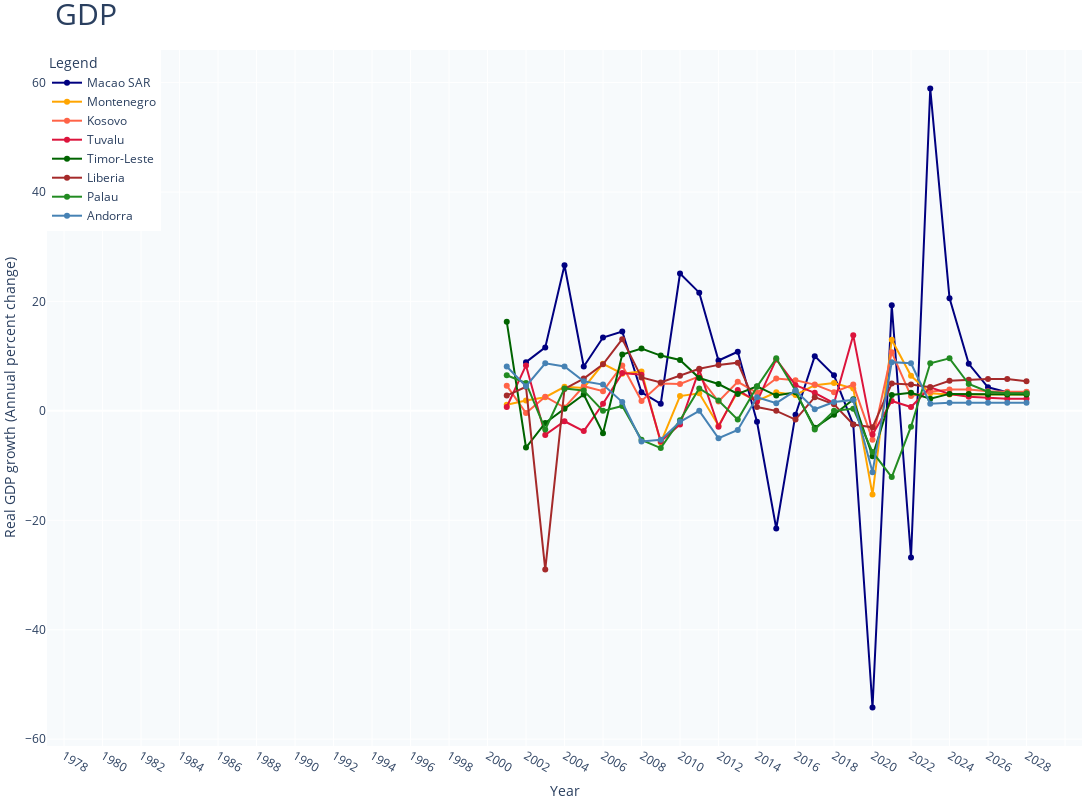

The notebook cell saved with this chart:
### Code cell
# list_selection = countrys_04_to_05
# countrys_04_to_05 = countrys_04_to_05.insert(0, 'year')
# graficos(df_null[countrys_04_to_05],list_selection,columna_y='Real GDP growth (Annual percent change)')
plot_gdp(df_null,countrys_04_to_05)

### Figure 1 — Plotly figure (JSON) as saved in the notebook; plotly's stock layout.template omitted (floating-point values rounded to 4 significant figures)
{"data": [{"marker": {"color": "navy"}, "mode": "lines+markers", "name": "Macao SAR", "type": "scatter", "x": [1980, 1981, 1982, 1983, 1984, 1985, 1986, 1987, 1988, 1989, 1990, 1991, 1992, 1993, 1994, 1995, 1996, 1997, 1998, 1999, 2000, 2001, 2002, 2003, 2004, 2005, 2006, 2007, 2008, 2009, 2010, 2011, 2012, 2013, 2014, 2015, 2016, 2017, 2018, 2019, 2020, 2021, 2022, 2023, 2024, 2025, 2026, 2027, 2028], "y": [null, null, null, null, null, null, null, null, null, null, null, null, null, null, null, null, null, null, null, null, null, null, 8.9, 11.6, 26.6, 8.1, 13.4, 14.5, 3.4, 1.3, 25.1, 21.6, 9.2, 10.8, -2, -21.5, -0.7, 10, 6.5, -2.5, -54.2, 19.3, -26.8, 58.9, 20.6, 8.6, 4.3, 3.4, 3.4]}, {"marker": {"color": "orange"}, "mode": "lines+markers", "name": "Montenegro", "type": "scatter", "x": [1980, 1981, 1982, 1983, 1984, 1985, 1986, 1987, 1988, 1989, 1990, 1991, 1992, 1993, 1994, 1995, 1996, 1997, 1998, 1999, 2000, 2001, 2002, 2003, 2004, 2005, 2006, 2007, 2008, 2009, 2010, 2011, 2012, 2013, 2014, 2015, 2016, 2017, 2018, 2019, 2020, 2021, 2022, 2023, 2024, 2025, 2026, 2027, 2028], "y": [null, null, null, null, null, null, null, null, null, null, null, null, null, null, null, null, null, null, null, null, null, 1.1, 1.9, 2.5, 4.4, 4.2, 8.6, 6.8, 7.2, -5.8, 2.7, 3.2, -2.7, 3.5, 1.8, 3.4, 2.9, 4.7, 5.1, 4.1, -15.3, 13, 6.4, 3.2, 3, 3, 3, 3, 3]}, {"marker": {"color": "tomato"}, "mode": "lines+markers", "name": "Kosovo", "type": "scatter", "x": [1980, 1981, 1982, 1983, 1984, 1985, 1986, 1987, 1988, 1989, 1990, 1991, 1992, 1993, 1994, 1995, 1996, 1997, 1998, 1999, 2000, 2001, 2002, 2003, 2004, 2005, 2006, 2007, 2008, 2009, 2010, 2011, 2012, 2013, 2014, 2015, 2016, 2017, 2018, 2019, 2020, 2021, 2022, 2023, 2024, 2025, 2026, 2027, 2028], "y": [null, null, null, null, null, null, null, null, null, null, null, null, null, null, null, null, null, null, null, null, null, 4.6, -0.4, 2.6, 0.6, 4.5, 3.6, 8.3, 1.8, 5, 4.9, 6.3, 1.7, 5.3, 3.3, 5.9, 5.6, 4.8, 3.4, 4.8, -5.3, 10.7, 2.7, 3.5, 3.9, 3.9, 3.6, 3.5, 3.5]}, {"marker": {"color": "crimson"}, "mode": "lines+markers", "name": "Tuvalu", "type": "scatter", "x": [1980, 1981, 1982, 1983, 1984, 1985, 1986, 1987, 1988, 1989, 1990, 1991, 1992, 1993, 1994, 1995, 1996, 1997, 1998, 1999, 2000, 2001, 2002, 2003, 2004, 2005, 2006, 2007, 2008, 2009, 2010, 2011, 2012, 2013, 2014, 2015, 2016, 2017, 2018, 2019, 2020, 2021, 2022, 2023, 2024, 2025, 2026, 2027, 2028], "y": [null, null, null, null, null, null, null, null, null, null, null, null, null, null, null, null, null, null, null, null, null, 0.7, 8.3, -4.4, -1.9, -3.7, 1.3, 6.9, 6.6, -5.6, -2.5, 7.5, -2.9, 3.8, 1.7, 9.4, 4.7, 3.3, 1.4, 13.8, -4.3, 1.8, 0.7, 4.3, 3.1, 2.6, 2.4, 2.2, 2.2]}, {"marker": {"color": "darkgreen"}, "mode": "lines+markers", "name": "Timor-Leste", "type": "scatter", "x": [1980, 1981, 1982, 1983, 1984, 1985, 1986, 1987, 1988, 1989, 1990, 1991, 1992, 1993, 1994, 1995, 1996, 1997, 1998, 1999, 2000, 2001, 2002, 2003, 2004, 2005, 2006, 2007, 2008, 2009, 2010, 2011, 2012, 2013, 2014, 2015, 2016, 2017, 2018, 2019, 2020, 2021, 2022, 2023, 2024, 2025, 2026, 2027, 2028], "y": [null, null, null, null, null, null, null, null, null, null, null, null, null, null, null, null, null, null, null, null, null, 16.3, -6.7, -2.2, 0.4, 3, -4.1, 10.3, 11.4, 10.1, 9.3, 6, 4.9, 3.1, 4.5, 2.8, 3.4, -3.1, -0.7, 2.1, -8.3, 2.9, 3.3, 2.2, 3.1, 3.1, 3, 3, 3]}, {"marker": {"color": "brown"}, "mode": "lines+markers", "name": "Liberia", "type": "scatter", "x": [1980, 1981, 1982, 1983, 1984, 1985, 1986, 1987, 1988, 1989, 1990, 1991, 1992, 1993, 1994, 1995, 1996, 1997, 1998, 1999, 2000, 2001, 2002, 2003, 2004, 2005, 2006, 2007, 2008, 2009, 2010, 2011, 2012, 2013, 2014, 2015, 2016, 2017, 2018, 2019, 2020, 2021, 2022, 2023, 2024, 2025, 2026, 2027, 2028], "y": [null, null, null, null, null, null, null, null, null, null, null, null, null, null, null, null, null, null, null, null, null, 2.8, 4.4, -29, 4, 5.9, 8.5, 13.1, 6.1, 5.2, 6.4, 7.7, 8.4, 8.8, 0.7, 0, -1.6, 2.5, 1.2, -2.5, -3, 5, 4.8, 4.3, 5.5, 5.7, 5.8, 5.8, 5.4]}, {"marker": {"color": "forestgreen"}, "mode": "lines+markers", "name": "Palau", "type": "scatter", "x": [1980, 1981, 1982, 1983, 1984, 1985, 1986, 1987, 1988, 1989, 1990, 1991, 1992, 1993, 1994, 1995, 1996, 1997, 1998, 1999, 2000, 2001, 2002, 2003, 2004, 2005, 2006, 2007, 2008, 2009, 2010, 2011, 2012, 2013, 2014, 2015, 2016, 2017, 2018, 2019, 2020, 2021, 2022, 2023, 2024, 2025, 2026, 2027, 2028], "y": [null, null, null, null, null, null, null, null, null, null, null, null, null, null, null, null, null, null, null, null, null, 6.5, 5.1, -3.4, 4.1, 3.7, 0, 0.9, -5.3, -6.8, -1.7, 4.1, 1.9, -1.6, 4.4, 9.6, 3.7, -3.4, 0, 0.4, -7.5, -12.1, -2.9, 8.7, 9.6, 4.9, 3.5, 3.2, 3.2]}, {"marker": {"color": "steelblue"}, "mode": "lines+markers", "name": "Andorra", "type": "scatter", "x": [1980, 1981, 1982, 1983, 1984, 1985, 1986, 1987, 1988, 1989, 1990, 1991, 1992, 1993, 1994, 1995, 1996, 1997, 1998, 1999, 2000, 2001, 2002, 2003, 2004, 2005, 2006, 2007, 2008, 2009, 2010, 2011, 2012, 2013, 2014, 2015, 2016, 2017, 2018, 2019, 2020, 2021, 2022, 2023, 2024, 2025, 2026, 2027, 2028], "y": [null, null, null, null, null, null, null, null, null, null, null, null, null, null, null, null, null, null, null, null, null, 8.1, 4.5, 8.7, 8.1, 5.4, 4.8, 1.6, -5.6, -5.3, -2, 0, -5, -3.5, 2.5, 1.4, 3.7, 0.3, 1.6, 2, -11.2, 8.9, 8.7, 1.3, 1.5, 1.5, 1.5, 1.5, 1.5]}], "layout": {"height": 800, "legend": {"title": {"text": "Legend"}, "x": 0, "y": 1}, "margin": {"b": 0, "l": 0, "r": 0, "t": 50}, "plot_bgcolor": "#F7FAFC", "showlegend": true, "title": {"font": {"size": 30}, "text": "GDP"}, "width": 1200, "xaxis": {"dtick": "2", "tickangle": 30, "title": {"text": "Year"}}, "yaxis": {"tickformat": ",.0f", "title": {"text": "Real GDP growth (Annual percent change)"}}}}
